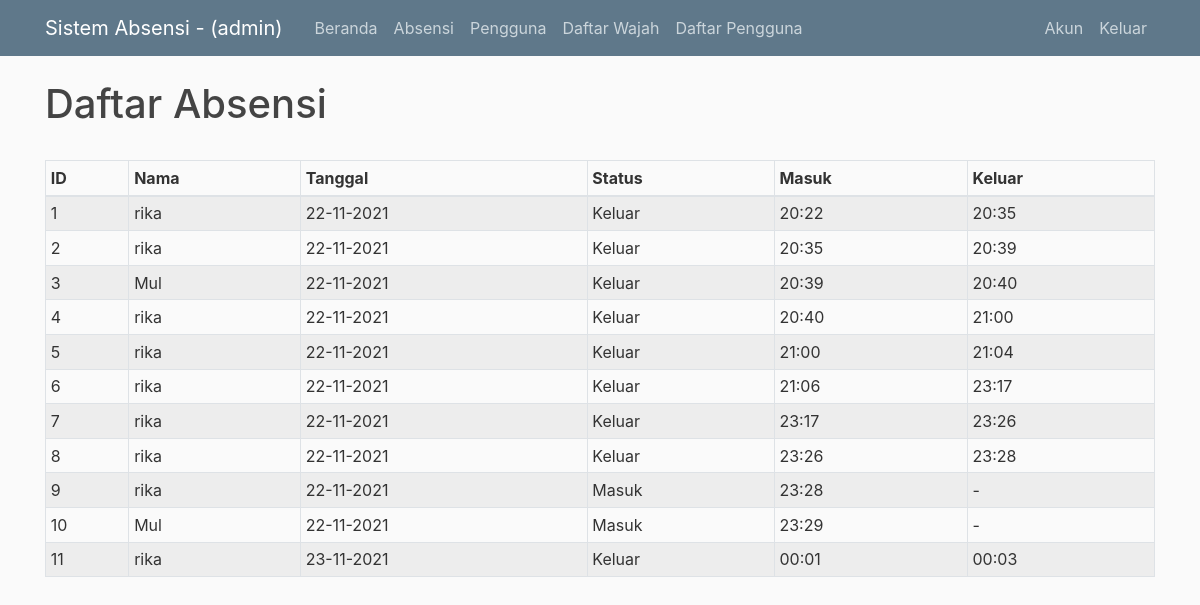
The page /home (signed in) on the database as committed earlier.
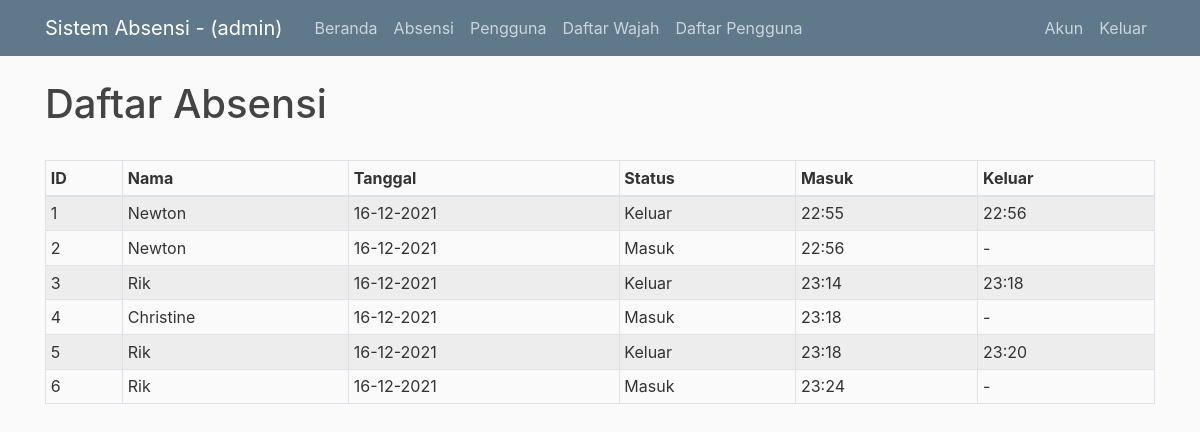
The same page on the database as committed later.
### flaskblog/models.py (models this page shows, shortened)
class User(db.Model, UserMixin):
  id = db.Column(db.Integer, primary_key=True)
  username = db.Column(db.String(20), unique=True, nullable=False)
  email = db.Column(db.String(120), unique=True, nullable=False)
  image_file = db.Column(db.String(20), nullable=False)
  password = db.Column(db.String(60), nullable=False)
  face = db.relationship('Photo', backref='facePhotos', lazy=True)
  presence = db.relationship('Presence', backref="presencing", lazy="dynamic")

class Presence(db.Model):
  id = db.Column(db.Integer, primary_key=True)
  user_id = db.Column(db.Integer, db.ForeignKey('user.id'), nullable=False)
  status = db.Column(db.Text, nullable=False, default="Masuk")
  dateIn = db.Column(db.DateTime, nullable=False)
  dateOut = db.Column(db.DateTime, nullable=True)

### flaskblog/routes.py (the view)
@app.route("/")
@app.route("/home")
def home():
    recog_Camera.stop()
    camera.stop()
    presences = []
    try:
        if current_user.username == "admin":
            presences = Presence.query.all()
        else:
            presences = current_user.presence
    except:
        pass
    return render_template('home.html', presences=presences)

### flaskblog/camera.py (called while the page is built)
    def stop(self):
        logger.debug("Stopping thread")
        self.isrunning = False

### flaskblog/cameraRecog.py (called while the page is built)
    def stop(self):
        logger.debug("Stopping thread")
        self.isrunning = False

### flaskblog/models.py (called while the page is built)
@login_manager.user_loader
def load_user(user_id):
  return User.query.get(int(user_id))

### flaskblog/templates/home.html (shortened to what this page needs)
{% extends "layout.html" %}
{% block content %}
  <h1>Daftar Absensi</h1>
  <br>
  {% if presences %}
    <table id="dtBasicExample" class="table table-striped table-bordered table-sm" cellspacing="0" width="100%">
      <thead>
        <tr>
          <th scope="col">ID</th>
          <th scope="col">Nama</th>
          <th scope="col">Tanggal</th>
          <th scope="col">Status</th>
          <th scope="col">Masuk</th>
          <th scope="col">Keluar</th>
        </tr>
      </thead>
      <tbody>
        {% for presence in presences %}
          <tr>
            <td>{{ presence.id }}</td>
            <td>{{ presence.presencing.username }}</td>
            <td>{{ presence.dateIn.strftime("%d-%m-%Y") }}</td>
            <td>{{ presence.status }}</td>
            <td>{{ presence.dateIn.strftime("%H:%M") }}</td>
            <td>
              {% if presence.dateOut %}
                {{ presence.dateOut.strftime("%H:%M") }}
              {% else %}
                -
              {% endif %}
            </td>
          </tr>
        {% endfor %}
      </tbody>
    </table>
  {% else %}
    <div>Silahkan Login untuk melihat daftar absensi.</div>
  {% endif %}
{% endblock content %}

### flaskblog/templates/layout.html (shortened to what this page needs)
<!DOCTYPE html>
<html>
<head>
    <link rel="stylesheet" href="https://maxcdn.bootstrapcdn.com/bootstrap/4.0.0/css/bootstrap.min.css">
    <link href="https://cdn.datatables.net/1.11.3/css/jquery.dataTables.min.css" rel="stylesheet">
    <link rel="stylesheet" type="text/css" href="{{ url_for('static', filename='main.css') }}">
</head>
<body>
    <header class="site-header">
      <nav class="navbar navbar-expand-md navbar-dark bg-steel fixed-top">
        <div class="container">
          {% if current_user.is_authenticated %}
            <a class="navbar-brand mr-4" href="/">Sistem Absensi - ({{ current_user.username }})</a>
          {% else %}
            <a class="navbar-brand mr-4" href="/">Sistem Absensi</a>
          {% endif %}
          <div class="collapse navbar-collapse" id="navbarToggle">
            <div class="navbar-nav mr-auto">
              <a class="nav-item nav-link" href="{{ url_for('home') }}">Beranda</a>
              {% if current_user.is_authenticated %}
                <a class="nav-item nav-link" href="{{ url_for('recognition') }}">Absensi</a>
                {% if current_user.username == 'admin' %}
                  <a class="nav-item nav-link" href="{{ url_for('user') }}">Pengguna</a>
                  <a class="nav-item nav-link" href="{{ url_for('stream') }}">Daftar Wajah</a>
                  <a class="nav-item nav-link" href="{{ url_for('register') }}">Daftar Pengguna</a>
                {% endif %}
              {% endif %}
            </div>
            <div class="navbar-nav">
              {% if current_user.is_authenticated %}
                <a class="nav-item nav-link" href="{{ url_for('settings') }}">Akun</a>
                <a class="nav-item nav-link" href="{{ url_for('logout') }}">Keluar</a>
              {% else %}
                <a class="nav-item nav-link" href="{{ url_for('login') }}">Masuk</a>
              {% endif %}
            </div>
          </div>
        </div>
      </nav>
    </header>
    <main role="main" class="container">
      <div class="row">
        <div class="col-md-12">
          {% block content %}{% endblock %}
        </div>
      </div>
    </main>
   </body>
</html>

### flaskblog/static/main.css (style rules this page uses)
body { background: #fafafa; color: #333333; margin-top: 5rem; }
h1, h2, h3, h4, h5, h6 { color: #444444; }
.bg-steel { background-color: #5f788a; }
.site-header .navbar-nav .nav-link { color: #cbd5db; }

Rows that differ between the two databases and show on the page:
removed Presence: id "7", presencing.username "rika", dateIn "22-11-2021", status "Keluar", dateIn "23:17", dateOut "23:26"
removed Presence: id "8", presencing.username "rika", dateIn "22-11-2021", status "Keluar", dateIn "23:26", dateOut "23:28"
removed Presence: id "9", presencing.username "rika", dateIn "22-11-2021", status "Masuk", dateIn "23:28"
removed Presence: id "10", presencing.username "Mul", dateIn "22-11-2021", status "Masuk", dateIn "23:29"
removed Presence: id "11", presencing.username "rika", dateIn "23-11-2021", status "Keluar", dateIn "00:01", dateOut "00:03"
changed Presence id 1: presencing.username "rika" → "Newton"; dateIn "22-11-2021" → "16-12-2021"; dateIn "20:22" → "22:55"; dateOut "20:35" → "22:56"
changed Presence id 2: presencing.username "rika" → "Newton"; dateIn "22-11-2021" → "16-12-2021"; status "Keluar" → "Masuk"; dateIn "20:35" → "22:56"; dateOut "20:39" → (not shown); now shows "-"
changed Presence id 3: presencing.username "Mul" → "Rik"; dateIn "22-11-2021" → "16-12-2021"; dateIn "20:39" → "23:14"; dateOut "20:40" → "23:18"
changed Presence id 4: presencing.username "rika" → "Christine"; dateIn "22-11-2021" → "16-12-2021"; status "Keluar" → "Masuk"; dateIn "20:40" → "23:18"; dateOut "21:00" → (not shown); now shows "-"
changed Presence id 5: presencing.username "rika" → "Rik"; dateIn "22-11-2021" → "16-12-2021"; dateIn "21:00" → "23:18"; dateOut "21:04" → "23:20"
changed Presence id 6: presencing.username "rika" → "Rik"; dateIn "22-11-2021" → "16-12-2021"; status "Keluar" → "Masuk"; dateIn "21:06" → "23:24"; dateOut "23:17" → (not shown); now shows "-"
